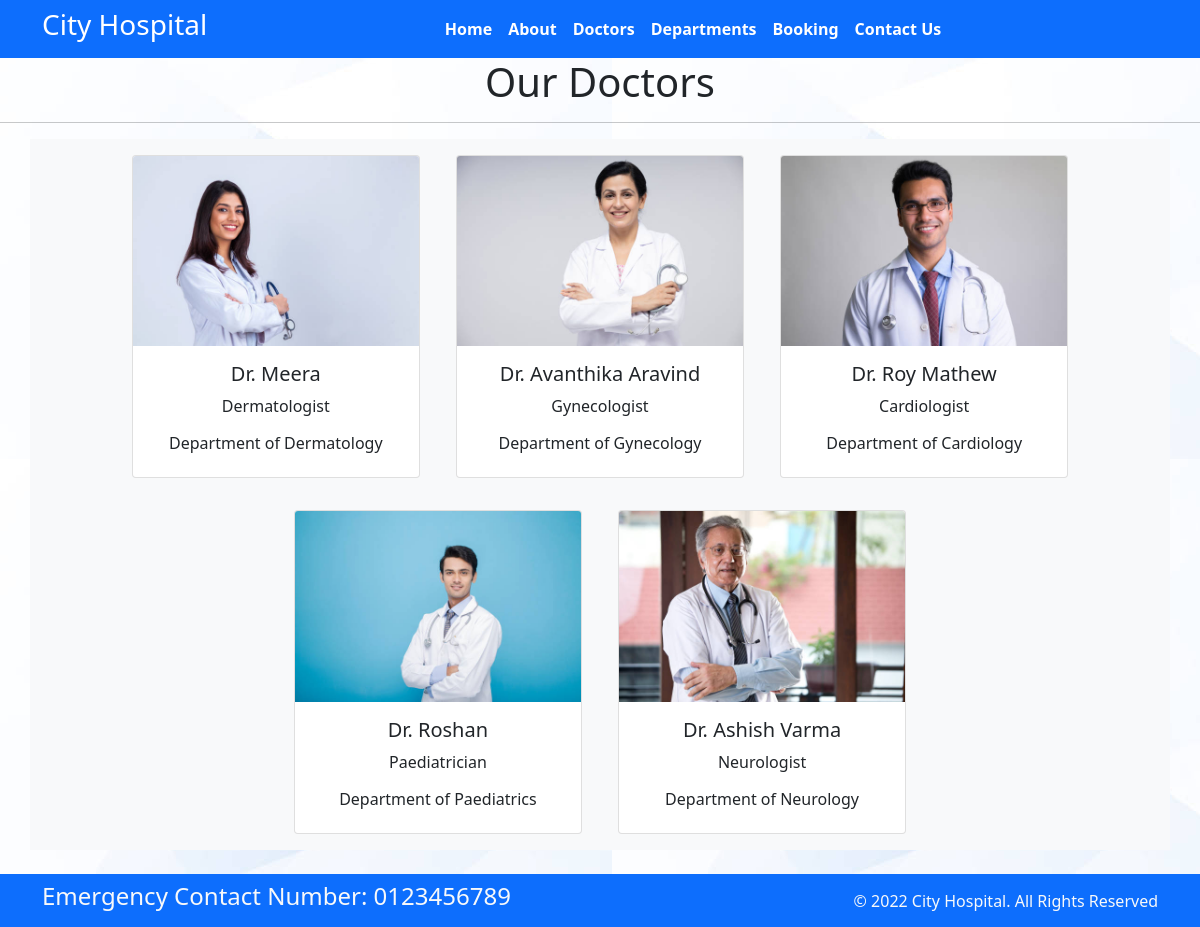
Page /doctors on the committed database.
### home/models.py (models this page shows, shortened)
class Doctors(models.Model):
    doc_name = models.CharField(max_length=255)
    doc_spec = models.CharField(max_length=255)
    dep_name = models.ForeignKey(Departments, on_delete=models.CASCADE)
    doc_image = models.ImageField(upload_to='doctors')

class Departments(models.Model):
    dep_name = models.CharField(max_length=100)
    dep_description = models.TextField()
    def __str__(self):
        return self.dep_name

### home/views.py (the view)
# urls.py: path('doctors', views.doctors, name='doctors'),
def doctors(request):
    dict_docs = {
        'doctors': Doctors.objects.all()
    }
    return render(request,'doctors.html',dict_docs)

### templates/doctors.html (shortened to what this page needs)
{% extends 'base.html' %}
{% block content %}
<h1 class="text-center">Our Doctors</h1>
<hr>
<div class="container text-center bg-light">
    {% for d in doctors %}
    <div class="card text-center mx-3 my-3" style="width: 18rem; display:inline-block">
        <img src="{{d.doc_image.url}}" class="card-img-top" alt="...">
        <div class="card-body">
          <h5 class="card-title">Dr. {{d.doc_name}}</h5>
          <p class="card-text">{{d.doc_spec}}</p>
          <h6>Department of {{d.dep_name}}</h6>
        </div>
      </div>
    {% endfor %}
</div>
{% endblock %}

### templates/base.html (shortened to what this page needs)
{% load static %}
 <!DOCTYPE html>
<html>
  <head>
    <link rel="stylesheet"
      href=" https://cdn.jsdelivr.net/npm/bootstrap@5.1.3/dist/css/bootstrap.min.css ">
    <link rel="stylesheet"
      href="https://use.fontawesome.com/releases/v5.2.0/css/all.css">
      <link rel="stylesheet"
      href="{% static '/css/style.css' %}">
  </head>
  <body background="{% static '/images/bg.jpg' %}">
    <nav class="navbar bg-primary navbar-expand-md ">
      <div class="container">
        <div class="col-2 text-left pl-md-0">
          <h3 class="text-white"> City Hospital </h3>
        </div>
        <div
          class="collapse navbar-collapse justify-content-center col-md-8 navbar-collapse-3">
          <ul class="navbar-nav justify-content-center  fw-bold">
            <li class="nav-item active">
              <a class="nav-link text-white" href="{% url 'home' %}">Home </a>
            </li>
            <li class="nav-item">
              <a class="nav-link text-white" href="{% url 'about' %}">About</a>
            </li>
            <li class="nav-item">
              <a class="nav-link text-white" href="{% url 'doctors' %}">Doctors</a>
            </li>
			      <li class="nav-item">
              <a class="nav-link text-white" href="{% url 'department' %}">Departments</a>
            </li>
            <li class="nav-item">
              <a class="nav-link text-white" href="{% url 'booking' %}">Booking</a>
            </li>
            <li class="nav-item">
              <a class="nav-link text-white" href="{% url 'contact' %}">Contact Us</a>
            </li>
          </ul>
        </div>
      </div>
    </nav>
    {% block content %}{% endblock %}
    <section class="">
      <br>
      <footer class="pt-2 pb-2  bg-primary text-light">
        <div class="container">
          <div class="row align-items-center">
            <div class="col-12 col-md-8">
              <h4>Emergency Contact Number: 0123456789</h4>
            </div>
            <div class="col-12 col-md-4 mt-4 mt-md-0 text-center text-md-end">
              © 2022 City Hospital. All Rights Reserved
            </div>
          </div>
        </div>
      </footer>
    </section>
  </body>
</html>

### rows in the picture
Doctors: doc_image (picture), doc_name "Meera", doc_spec "Dermatologist", dep_name "Dermatology"
Doctors: doc_image (picture), doc_name "Avanthika Aravind", doc_spec "Gynecologist", dep_name "Gynecology"
Doctors: doc_image (picture), doc_name "Roy Mathew", doc_spec "Cardiologist", dep_name "Cardiology"
Doctors: doc_image (picture), doc_name "Roshan", doc_spec "Paediatrician", dep_name "Paediatrics"
Doctors: doc_image (picture), doc_name "Ashish Varma", doc_spec "Neurologist", dep_name "Neurology"
